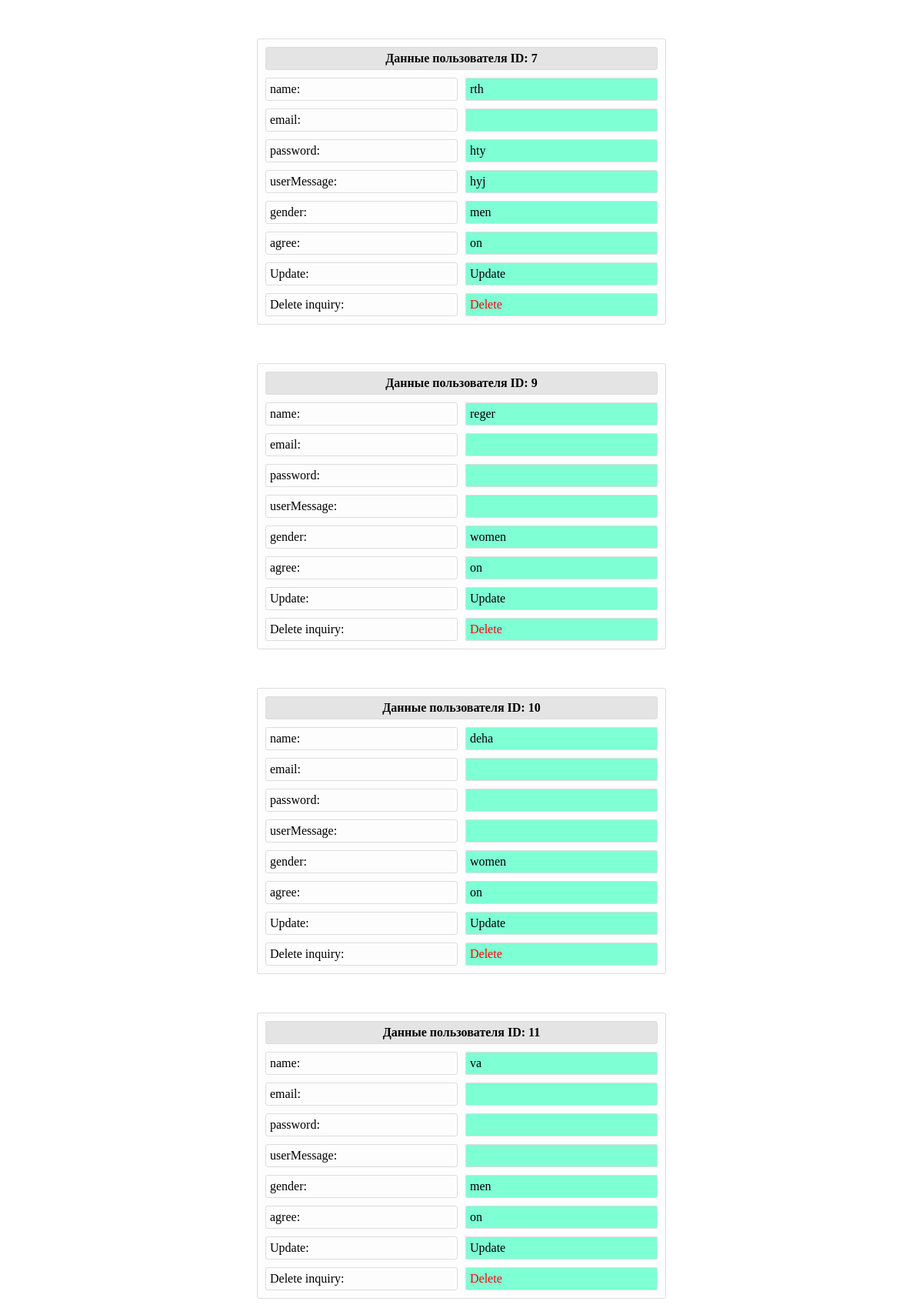
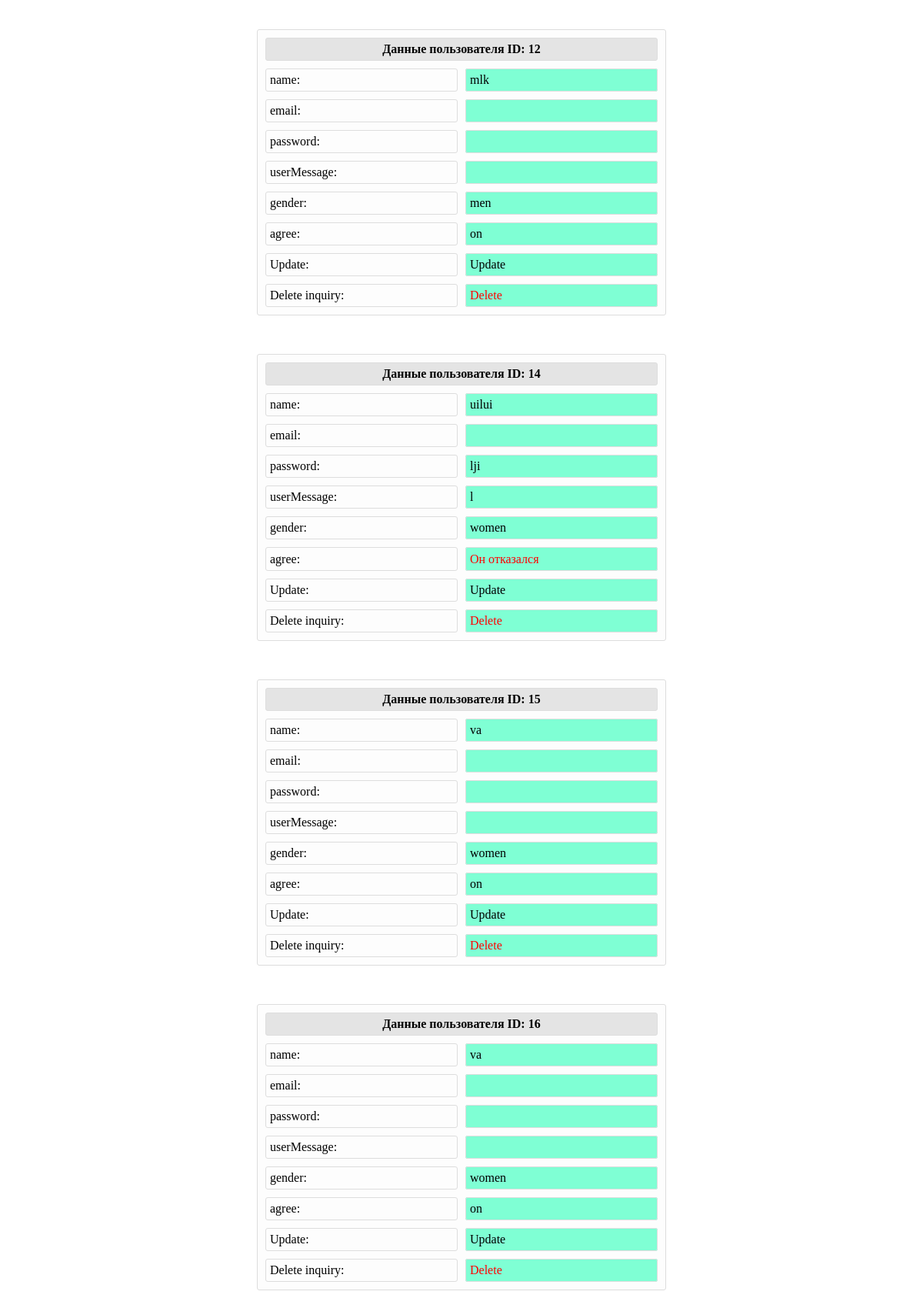
The page /table/table.php (upper part) on the database its author committed (2 pictures, top to bottom).
### tables this page shows
CREATE TABLE `forms` (
  `id` int(11) NOT NULL,
  `userName` text,
  `userEmail` text,
  `userPassword` text,
  `userMessage` text,
  `gender` text,
  `agree` text
);

### table/table.php (the view, shortened to what this page needs)
<!DOCTYPE html>
<html lang="en">
<head>
    <link rel="stylesheet" href="../css/stylesheet.css">
</head>
<body>
    <section  class="tables-example">
        <?php
        require_once ('../config/connect.php');
        $forms = mysqli_query($connect, "SELECT * FROM `forms`");
        $forms = mysqli_fetch_all($forms);
        foreach ($forms as $formValue){
            ?>
        <table>
            <colgroup>
                <col span="1" class="question">
                <col span="1" class="answer">
            </colgroup>
            <thead>
                <tr>
                    <th colspan="2">Данные пользователя ID: <?= $formValue[0]?></th>
                </tr>
            </thead>
            <tbody>
                <tr>
                    <td>name:</td>
                    <td><?= $formValue[1]?></td>
                </tr>
                <tr>
                    <td>email:</td>
                    <td><?= $formValue[2]?></td>
                </tr>
                <tr>
                    <td>password:</td>
                    <td><?= $formValue[3]?></td>
                </tr>
                <tr>
                    <td>userMessage:</td>
                    <td><?= $formValue[4]?></td>
                </tr>
                <tr>
                    <td>gender:</td>
                    <td><?= $formValue[5]?></td>
                </tr>
                <tr>
                    <td>agree:</td>
                    <td><?= $formValue[6];
                    if ($formValue[6] == null){ echo "<p style='color: red'>Он отказался</p>";}?></td>
                </tr>
                <tr>
                    <td>Update:</td>
                    <td>
                        <a href='../vendor/update_form.php?id=<?= $product[0] ?>'>Update</a>
                    </td>
                </tr>
            </tbody>
            <tfoot>
                <tr>
                    <td>Delete inquiry:</td>
                    <td><a style="color: red" href='../vendor/delete.php?id=<?= $formValue[0] ?>'>Delete</a></td>
                </tr>
            </tfoot>
        </table>
        <?php
            }
        ?>
    </section>
</body>
</html>

### css/stylesheet.css (style rules this page uses)
:root { --color-rosy-brown: #BC8F8F; --color-dim-gray: #696969; --color-dark-slate-grey: #2F4F4F; --color-silver: #C0C0C0; --color-old-lace: #FDF5E6; --color-bisque: #FFE4C4; --color-gainsboro: #DCDCDC; --color-linen: #FAF0E6; --bg-main: #fff; --ff-dancing: 'Dancing Script', cursive; }
* { margin: 0; padding: 0; box-sizing: border-box; font-size: 16px; }
body { background: var(--bg-main); }
p, h1, h2, h3, h4, h5 { color: inherit; font-family: inherit; font-size: inherit; }
p { line-height: 120%; }
a { background: inherit; color: inherit; text-decoration: none; outline: none; font-family: inherit; }

### css/tables.css (style rules this page uses)
.tables-example { margin: 20px 0; }
table { margin: 50px auto; text-align: left; border-collapse: separate; border: 1px solid #ddd; border-spacing: 10px; border-radius: 3px; background: #fdfdfd; font-size: 14px; width: auto; }
td,th { border: 1px solid #ddd; padding: 5px; border-radius: 3px; }
th { text-align: center; background: #E4E4E4; }
.question { width: 250px; }
.answer { width: 250px; background-color:aquamarine; }

### rows shown on the page
forms: id "7", userName "rth", userPassword "hty", userMessage "hyj", gender "men", agree "on"
forms: id "9", userName "reger", gender "women", agree "on"
forms: id "10", userName "deha", gender "women", agree "on"
forms: id "11", userName "va", gender "men", agree "on"
forms: id "12", userName "mlk", gender "men", agree "on"
forms: id "14", userName "uilui", userPassword "lji", userMessage "l", gender "women", agree "Он отказался"
forms: id "15", userName "va", gender "women", agree "on"
forms: id "16", userName "va", gender "women", agree "on"
